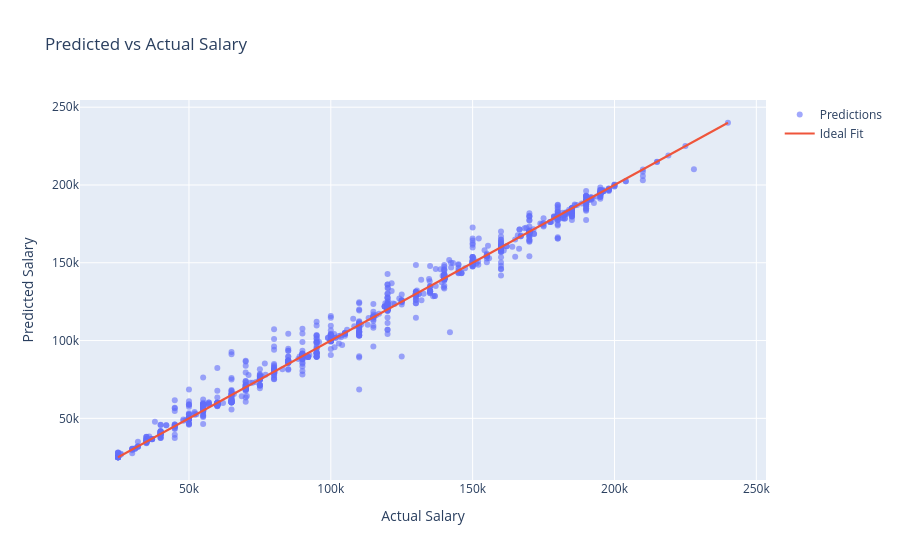
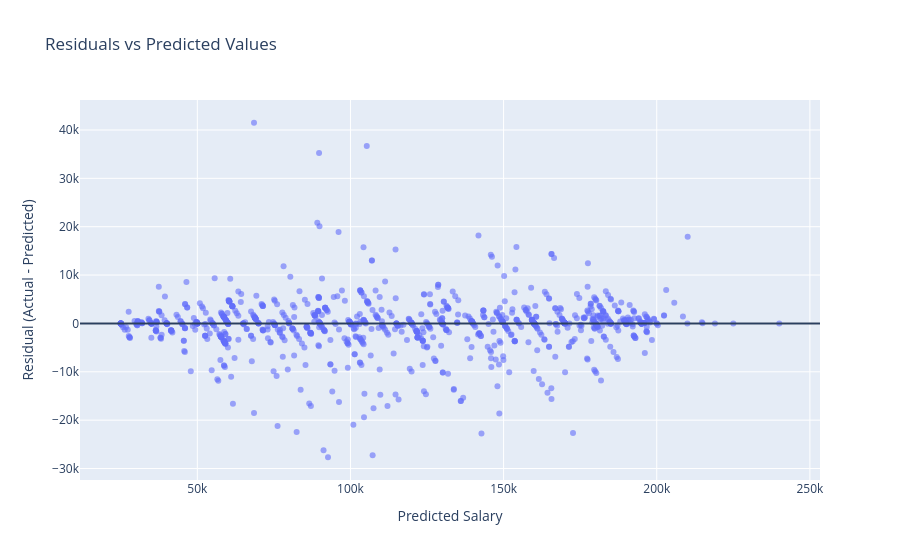
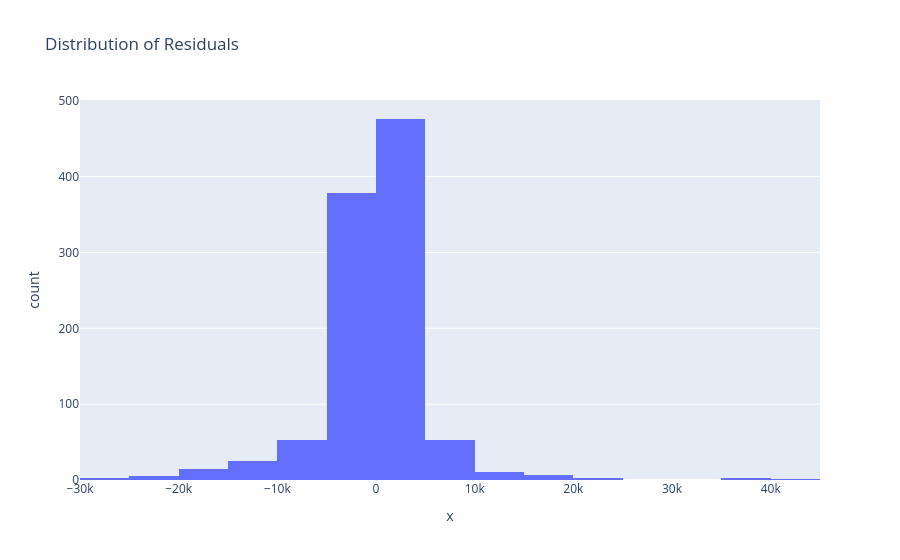
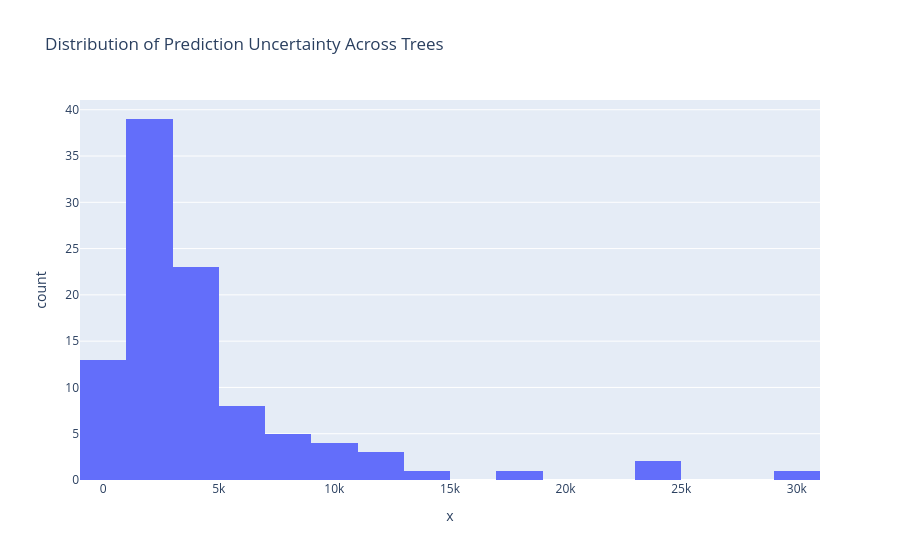

The notebook cell these images were saved under, in order:
### Code cell
# ==========================================
# APP 1 — FULL TAB3 MATCH (PLOTLY FROM PICKLE)
# ==========================================

import pickle
import pandas as pd
import numpy as np
import plotly.express as px
import plotly.graph_objects as go

# ============================
# LOAD ANALYTICS
# ============================

with open("model/app1_analytics.pkl", "rb") as f:
    analytics = pickle.load(f)

y_test = analytics["y_test"]
y_pred = analytics["y_pred"]
residuals = analytics["residuals"]
uncertainty = analytics["uncertainty"]

importance_df = analytics["importance_df"]
grouped_importance = analytics["grouped_importance"]
importance_sorted = analytics["importance_sorted"]

X_pca = analytics["X_pca"]
centroids_pca = analytics["centroids_pca"]
cluster_labels = analytics["cluster_labels"]
cluster_plot_df = analytics["cluster_plot_df"]
# ============================
# 1. PREDICTED VS ACTUAL (EXACT)
# ============================

fig1 = go.Figure()

fig1.add_trace(go.Scatter(
    x=y_test,
    y=y_pred,
    mode="markers",
    name="Predictions",
    marker=dict(opacity=0.6)
))

min_val = min(y_test.min(), y_pred.min())
max_val = max(y_test.max(), y_pred.max())

fig1.add_trace(go.Scatter(
    x=[min_val, max_val],
    y=[min_val, max_val],
    mode="lines",
    name="Ideal Fit"
))

fig1.update_layout(
    title="Predicted vs Actual Salary",
    xaxis_title="Actual Salary",
    yaxis_title="Predicted Salary"
)

fig1.show()

# ============================
# 2. RESIDUAL SCATTER (EXACT)
# ============================

fig2 = go.Figure()

fig2.add_trace(go.Scatter(
    x=y_pred,
    y=residuals,
    mode="markers",
    marker=dict(opacity=0.6)
))

fig2.add_hline(y=0)

fig2.update_layout(
    title="Residuals vs Predicted Values",
    xaxis_title="Predicted Salary",
    yaxis_title="Residual (Actual - Predicted)"
)

fig2.show()

# ============================
# 3. RESIDUAL DISTRIBUTION (EXACT)
# ============================

fig3 = px.histogram(
    x=residuals,
    nbins=30,
    title="Distribution of Residuals"
)

fig3.show()

# ============================
# 4. RANDOM FOREST UNCERTAINTY (EXACT)
# ============================

fig4 = px.histogram(
    x=uncertainty,
    nbins=25,
    title="Distribution of Prediction Uncertainty Across Trees"
)

fig4.show()

# ============================
# 5. FEATURE IMPORTANCE (GROUPED — EXACT)
# ============================

fig5 = px.bar(
    grouped_importance,
    x="Importance",
    y="Original_Feature",
    orientation="h",
    title="Feature Importance (Grouped Variables)"
)

fig5.show()

# ============================
# 6. CUMULATIVE IMPORTANCE (EXACT)
# ============================

fig6 = px.line(
    importance_sorted,
    x=importance_sorted.index + 1,
    y="Cumulative Importance",
    title="Cumulative Feature Importance",
    markers=True
)

fig6.add_hline(y=0.80)

fig6.update_layout(
    xaxis_title="Number of Features",
    yaxis_title="Cumulative Importance"
)

fig6.show()

# ============================
# 7. PCA CLUSTER VISUALIZATION (CORRECT + SAFE)
# ============================

plot_df = pd.DataFrame({
    "PCA1": X_pca[:, 0],
    "PCA2": X_pca[:, 1],
    "Career Stage": cluster_plot_df["Career Stage"]
})

fig7 = px.scatter(
    plot_df,
    x="PCA1",
    y="PCA2",
    color="Career Stage",
    title="Cluster Visualization (PCA Projection)"
)

# ---- Add centroids (label from actual stages) ----
unique_stages = cluster_plot_df["Career Stage"].unique()

for i, (x, y) in enumerate(centroids_pca):
    label = unique_stages[i] if i < len(unique_stages) else f"Cluster {i}"
    
    fig7.add_trace(go.Scatter(
        x=[x],
        y=[y],
        mode="markers+text",
        marker=dict(symbol="x", size=12),
        text=[label],
        textposition="top center",
        showlegend=False
    ))

fig7.show()

# ============================
# 8. EXPERIENCE VS SALARY (EXACT TAB3 MATCH)
# ============================

fig8 = px.scatter(
    cluster_plot_df,
    x="Years of Experience",
    y="Salary",
    color="Career Stage",
    title="Experience vs Salary by Career Stage"
)

fig8.update_traces(marker=dict(size=6, opacity=0.6))

fig8.show()

### Figure 1 — Plotly figure (JSON) as saved in the notebook; plotly's stock layout.template omitted (floating-point values rounded to 4 significant figures; data arrays with more than 128 entries replaced by an {"elided": "..."} marker saying what was removed)
{"data": [{"marker": {"opacity": 0.6}, "mode": "markers", "name": "Predictions", "type": "scatter", "x": {"elided": "1029 float values"}, "y": {"elided": "1029 float values"}}, {"mode": "lines", "name": "Ideal Fit", "type": "scatter", "x": [25000, 240000], "y": [25000, 240000]}], "layout": {"title": {"text": "Predicted vs Actual Salary"}, "xaxis": {"title": {"text": "Actual Salary"}}, "yaxis": {"title": {"text": "Predicted Salary"}}}}

### Figure 2 — Plotly figure (JSON) as saved in the notebook; plotly's stock layout.template omitted (floating-point values rounded to 4 significant figures; data arrays with more than 128 entries replaced by an {"elided": "..."} marker saying what was removed)
{"data": [{"marker": {"opacity": 0.6}, "mode": "markers", "type": "scatter", "x": {"elided": "1029 float values"}, "y": {"elided": "1029 float values"}}], "layout": {"shapes": [{"type": "line", "x0": 0, "x1": 1, "xref": "x domain", "y0": 0, "y1": 0, "yref": "y"}], "title": {"text": "Residuals vs Predicted Values"}, "xaxis": {"title": {"text": "Predicted Salary"}}, "yaxis": {"title": {"text": "Residual (Actual - Predicted)"}}}}

### Figure 3 — Plotly figure (JSON) as saved in the notebook; plotly's stock layout.template omitted (floating-point values rounded to 4 significant figures; data arrays with more than 128 entries replaced by an {"elided": "..."} marker saying what was removed)
{"data": [{"bingroup": "x", "hovertemplate": "x=%{x}<br>count=%{y}<extra></extra>", "legendgroup": "", "marker": {"color": "#636efa", "pattern": {"shape": ""}}, "name": "", "nbinsx": 30, "orientation": "v", "showlegend": false, "type": "histogram", "x": {"elided": "1029 float values"}, "xaxis": "x", "yaxis": "y"}], "layout": {"barmode": "relative", "legend": {"tracegroupgap": 0}, "title": {"text": "Distribution of Residuals"}, "xaxis": {"anchor": "y", "domain": [0, 1], "title": {"text": "x"}}, "yaxis": {"anchor": "x", "domain": [0, 1], "title": {"text": "count"}}}}

### Figure 4 — Plotly figure (JSON) as saved in the notebook; plotly's stock layout.template omitted (floating-point values rounded to 4 significant figures)
{"data": [{"bingroup": "x", "hovertemplate": "x=%{x}<br>count=%{y}<extra></extra>", "legendgroup": "", "marker": {"color": "#636efa", "pattern": {"shape": ""}}, "name": "", "nbinsx": 25, "orientation": "v", "showlegend": false, "type": "histogram", "x": [4731.0, 2405.0, 605.1, 5673.0, 0.0, 4640.0, 4016.0, 0.0, 2626.0, 1926.0, 0.0, 8393.0, 4069.0, 1324.0, 30690.0, 24110.0, 5339.0, 1854.0, 2557.0, 795.1, 3586.0, 2580.0, 1147.0, 5005.0, 12580.0, 406.9, 3018.0, 1829.0, 18010.0, 1395.0, 24650.0, 1988.0, 3431.0, 769.8, 2179.0, 2778.0, 9545.0, 179.2, 1572.0, 1982.0, 114.5, 2417.0, 2179.0, 9117.0, 9176.0, 4132.0, 2962.0, 1323.0, 572.5, 1726.0, 3645.0, 1515.0, 820.3, 2636.0, 3599.0, 2986.0, 3289.0, 1352.0, 3217.0, 4166.0, 8249.0, 6596.0, 10050.0, 2292.0, 1231.0, 11190.0, 2467.0, 6894.0, 2687.0, 7658.0, 6196.0, 1363.0, 3133.0, 4263.0, 7165.0, 4276.0, 2330.0, 1624.0, 3707.0, 3775.0, 3289.0, 2884.0, 15000.0, 5714.0, 8924.0, 11670.0, 2147.0, 2320.0, 693.5, 3701.0, 3745.0, 4278.0, 1889.0, 4007.0, 2480.0, 2037.0, 6674.0, 1831.0, 1540.0, 517.9], "xaxis": "x", "yaxis": "y"}], "layout": {"barmode": "relative", "legend": {"tracegroupgap": 0}, "title": {"text": "Distribution of Prediction Uncertainty Across Trees"}, "xaxis": {"anchor": "y", "domain": [0, 1], "title": {"text": "x"}}, "yaxis": {"anchor": "x", "domain": [0, 1], "title": {"text": "count"}}}}
